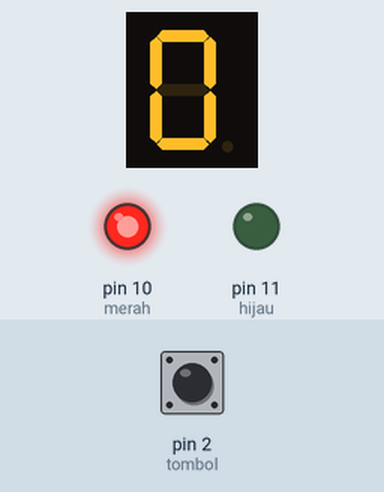
Bench run of a sketch on a simulated Arduino Uno, built with avr-gcc and run on an emulated ATmega328P. Parts: 1-digit seven-segment display, output pins drawn as LEDs (lit = HIGH). Wiring (from diagram.json): 1-digit 7-segment display, segments lit when HIGH: segments pin 3, pin 4, pin 5, pin 6, pin 7, pin 8, pin 9. The test bench sets the inputs (shaded band); at power-on: pin 2 (tombol) HIGH. The segment pins are drawn as the display they are named for; pins used as bus, display or sensor lines are not drawn.

Above: at 1.2 s.
1.3 s: pin 2 (tombol) pulled LOW for 3.2 s
At 2.7 s:
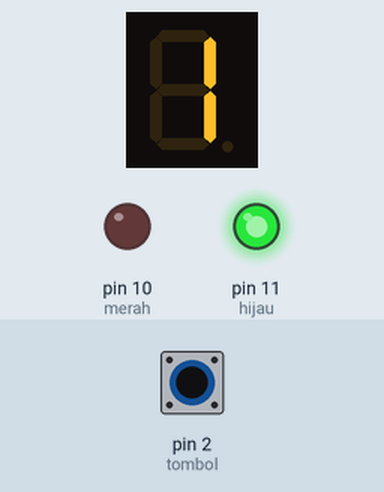
6.0 s: pin 2 (tombol) pulled LOW for 0.15 s
At 8.3 s:
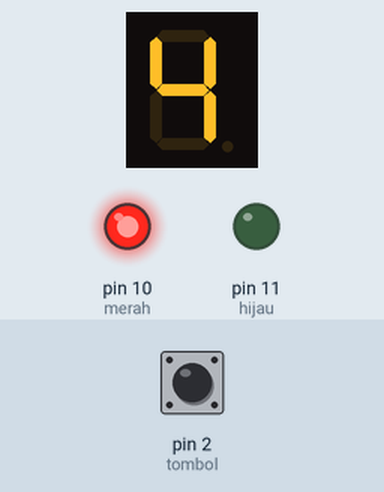
8.6 s: pin 2 (tombol) pulled LOW for 1 s
At 10.8 s:
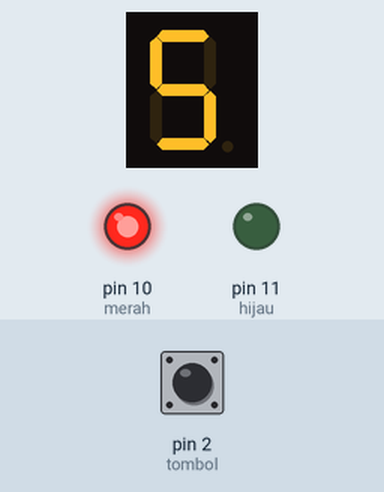
11.1 s: pin 2 (tombol) pulled LOW for 0.15 s
At 13.5 s:
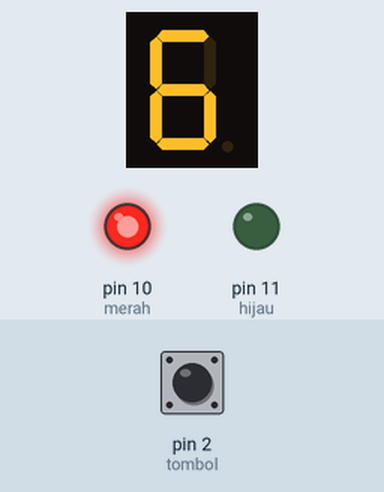
Timing chart, 0 to 14.7 s (numbered marks = the images above; inputs shaded):
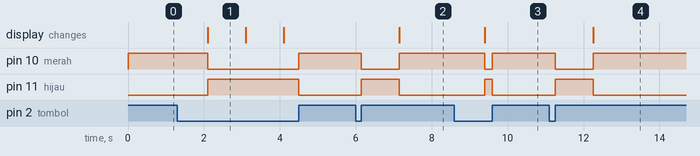

The sketch:

sketch.ino
```cpp
int tombol = 2;
int segA = 3;
int segB = 4;
int segC = 5;
int segD = 6;
int segE = 7;
int segF = 8;
int segG = 9;
int merah = 10;
int hijau = 11;

int mode = 0;
unsigned long pencetMulai = 0;
unsigned long terakhirUpdate = 0; // untuk jeda antar kenaikan angka
bool tombolDitekan = false;
bool modeTekanLama = false;

void setup() {
  pinMode(tombol, INPUT_PULLUP);
  pinMode(segA, OUTPUT);
  pinMode(segB, OUTPUT);
  pinMode(segC, OUTPUT);
  pinMode(segD, OUTPUT);
  pinMode(segE, OUTPUT);
  pinMode(segF, OUTPUT);
  pinMode(segG, OUTPUT);
  pinMode(merah, OUTPUT);
  pinMode(hijau, OUTPUT);

  tampilAngka(0);
  digitalWrite(merah, HIGH);
  digitalWrite(hijau, LOW);
}

void loop() {
  int tombolState = digitalRead(tombol);

  // Tombol baru ditekan
  if (tombolState == LOW && !tombolDitekan) {
    tombolDitekan = true;
    pencetMulai = millis();
    modeTekanLama = false;
  }

  // Tombol dilepas
  if (tombolState == HIGH && tombolDitekan) {
    unsigned long pressDuration = millis() - pencetMulai;
    tombolDitekan = false;
    modeTekanLama = false;

    if (pressDuration < 500) {
      // Tekan singkat
      digitalWrite(merah, LOW);
      digitalWrite(hijau, HIGH);
      delay(1000);
      digitalWrite(hijau, LOW);
      digitalWrite(merah, HIGH);

      mode++;
      if (mode > 9) mode = 0;
      tampilAngka(mode);
    } else {
      // Setelah dilepas dari tekan lama, lampu merah nyala lagi
      digitalWrite(hijau, LOW);
      digitalWrite(merah, HIGH);
    }
  }

  // Tombol ditekan lama
  if (tombolState == LOW && tombolDitekan) {
    unsigned long pressDuration = millis() - pencetMulai;

    if (pressDuration >= 800) {
      // Masuk mode tekan lama
      modeTekanLama = true;
      digitalWrite(merah, LOW);
      digitalWrite(hijau, HIGH);

      // Naik angka setiap 1 detik selama tombol ditekan lama
      if (millis() - terakhirUpdate >= 1000) {
        terakhirUpdate = millis();
        mode++;
        if (mode > 9) mode = 0;
        tampilAngka(mode);
      }
    }
  }

  // Kalau tombol tidak ditekan sama sekali
  if (tombolState == HIGH && !tombolDitekan && !modeTekanLama) {
    digitalWrite(hijau, LOW);
    digitalWrite(merah, HIGH);
  }
}

void tampilAngka(int angka) {
  digitalWrite(segA, LOW);
  digitalWrite(segB, LOW);
  digitalWrite(segC, LOW);
  digitalWrite(segD, LOW);
  digitalWrite(segE, LOW);
  digitalWrite(segF, LOW);
  digitalWrite(segG, LOW);

  if (angka == 0) {
    digitalWrite(segA, HIGH);
    digitalWrite(segB, HIGH);
    digitalWrite(segC, HIGH);
    digitalWrite(segD, HIGH);
    digitalWrite(segE, HIGH);
    digitalWrite(segF, HIGH);
  }
  else if (angka == 1) {
    digitalWrite(segB, HIGH);
    digitalWrite(segC, HIGH);
  }
  else if (angka == 2) {
    digitalWrite(segA, HIGH);
    digitalWrite(segB, HIGH);
    digitalWrite(segD, HIGH);
    digitalWrite(segE, HIGH);
    digitalWrite(segG, HIGH);
  }
  else if (angka == 3) {
    digitalWrite(segA, HIGH);
    digitalWrite(segB, HIGH);
    digitalWrite(segC, HIGH);
    digitalWrite(segD, HIGH);
    digitalWrite(segG, HIGH);
  }
  else if (angka == 4) {
    digitalWrite(segB, HIGH);
    digitalWrite(segC, HIGH);
    digitalWrite(segF, HIGH);
    digitalWrite(segG, HIGH);
  }
  else if (angka == 5) {
    digitalWrite(segA, HIGH);
    digitalWrite(segC, HIGH);
    digitalWrite(segD, HIGH);
    digitalWrite(segF, HIGH);
    digitalWrite(segG, HIGH);
  }
  else if (angka == 6) {
    digitalWrite(segA, HIGH);
    digitalWrite(segC, HIGH);
    digitalWrite(segD, HIGH);
    digitalWrite(segE, HIGH);
    digitalWrite(segF, HIGH);
    digitalWrite(segG, HIGH);
  }
  else if (angka == 7) {
    digitalWrite(segA, HIGH);
    digitalWrite(segB, HIGH);
    digitalWrite(segC, HIGH);
  }
  else if (angka == 8) {
    digitalWrite(segA, HIGH);
    digitalWrite(segB, HIGH);
    digitalWrite(segC, HIGH);
    digitalWrite(segD, HIGH);
    digitalWrite(segE, HIGH);
    digitalWrite(segF, HIGH);
    digitalWrite(segG, HIGH);
  }
  else if (angka == 9) {
    digitalWrite(segA, HIGH);
    digitalWrite(segB, HIGH);
    digitalWrite(segC, HIGH);
    digitalWrite(segD, HIGH);
    digitalWrite(segF, HIGH);
    digitalWrite(segG, HIGH);
  }
}
```

Measured:
- after the input at 1.3 s, pin 10 (merah): HIGH → LOW after 0.80 s, → HIGH 2.4 s later; pin 11 (hijau): LOW → HIGH after 0.80 s, → LOW 2.4 s later; the display: changes after 0.80 s (image 1)
- after the input at 6.0 s, pin 10 (merah): HIGH → LOW after 0.15 s, → HIGH 1.0 s later; pin 11 (hijau): LOW → HIGH after 0.15 s, → LOW 1.0 s later; the display: changes after 1.2 s (image 2)
- after the input at 8.6 s, pin 10 (merah): HIGH → LOW after 0.80 s, → HIGH 0.20 s later; pin 11 (hijau): LOW → HIGH after 0.80 s, → LOW 0.20 s later; the display: changes after 0.80 s (image 3)
- after the input at 11.1 s, pin 10 (merah): HIGH → LOW after 0.15 s, → HIGH 1.0 s later; pin 11 (hijau): LOW → HIGH after 0.15 s, → LOW 1.0 s later; the display: changes after 1.2 s (image 4)
- what the display in image 1 shows lasts 1.0 s, from 2.1 s to 3.1 s
